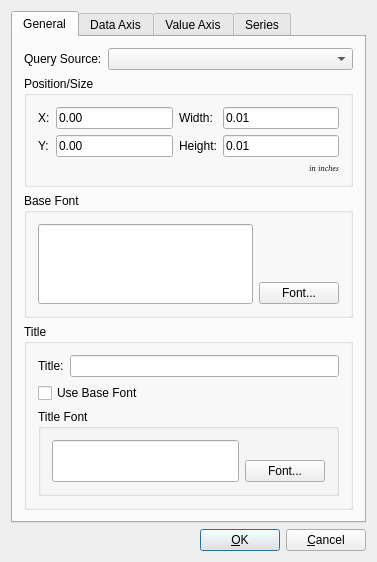
<ui version="4.0" >
 <author></author>
 <comment> * Copyright (c) 2002-2006 by OpenMFG, LLC
 *
 * This program is free software; you can redistribute it and/or modify
 * it under the terms of the GNU General Public License as published by
 * the Free Software Foundation; either version 2 of the License, or
 * (at your option) any later version.
 *
 * This program is distributed in the hope that it will be useful,
 * but WITHOUT ANY WARRANTY; without even the implied warranty of
 * MERCHANTABILITY or FITNESS FOR A PARTICULAR PURPOSE.  See the
 * GNU General Public License for more details.
 *
 * You should have received a copy of the GNU General Public License
 * along with this program; if not, write to the Free Software
 * Foundation, Inc., 59 Temple Place, Suite 330, Boston, MA  02111-1307  USA
 *
 * If you do not wish to be bound by the terms of the GNU General Public
 * License, DO NOT USE THIS SOFTWARE.  Please contact OpenMFG, LLC at
 * info@openmfg.com for details on how to purchase a commercial license.</comment>
 <exportmacro></exportmacro>
 <class>GraphEditor</class>
 <widget class="QDialog" name="GraphEditor" >
  <property name="geometry" >
   <rect>
    <x>0</x>
    <y>0</y>
    <width>377</width>
    <height>562</height>
   </rect>
  </property>
  <property name="windowTitle" >
   <string>Graph Editor</string>
  </property>
  <layout class="QVBoxLayout" >
   <property name="margin" >
    <number>11</number>
   </property>
   <property name="spacing" >
    <number>6</number>
   </property>
   <item>
    <widget class="QTabWidget" name="_tabWidget" >
     <widget class="QWidget" name="generalTab" >
      <attribute name="title" >
       <string>General</string>
      </attribute>
      <layout class="QVBoxLayout" >
       <property name="margin" >
        <number>11</number>
       </property>
       <property name="spacing" >
        <number>6</number>
       </property>
       <item>
        <layout class="QHBoxLayout" >
         <property name="margin" >
          <number>0</number>
         </property>
         <property name="spacing" >
          <number>6</number>
         </property>
         <item>
          <widget class="QLabel" name="TextLabel1_3" >
           <property name="text" >
            <string>Query Source:</string>
           </property>
          </widget>
         </item>
         <item>
          <widget class="QComboBox" name="cbQuery" >
           <property name="sizePolicy" >
            <sizepolicy>
             <hsizetype>7</hsizetype>
             <vsizetype>0</vsizetype>
             <horstretch>0</horstretch>
             <verstretch>0</verstretch>
            </sizepolicy>
           </property>
          </widget>
         </item>
        </layout>
       </item>
       <item>
        <widget class="QGroupBox" name="GroupBox1" >
         <property name="title" >
          <string>Position/Size</string>
         </property>
         <layout class="QGridLayout" >
          <property name="margin" >
           <number>11</number>
          </property>
          <property name="spacing" >
           <number>6</number>
          </property>
          <item row="1" column="3" >
           <widget class="QLineEdit" name="leHeight" >
            <property name="text" >
             <string>0.01</string>
            </property>
           </widget>
          </item>
          <item row="0" column="3" >
           <widget class="QLineEdit" name="leWidth" >
            <property name="text" >
             <string>0.01</string>
            </property>
           </widget>
          </item>
          <item row="1" column="0" >
           <widget class="QLabel" name="TextLabel2" >
            <property name="text" >
             <string>Y:</string>
            </property>
           </widget>
          </item>
          <item row="1" column="2" >
           <widget class="QLabel" name="TextLabel4" >
            <property name="text" >
             <string>Height:</string>
            </property>
           </widget>
          </item>
          <item row="0" column="0" >
           <widget class="QLabel" name="TextLabel1_3_2" >
            <property name="text" >
             <string>X:</string>
            </property>
           </widget>
          </item>
          <item row="0" column="2" >
           <widget class="QLabel" name="TextLabel3" >
            <property name="text" >
             <string>Width:</string>
            </property>
           </widget>
          </item>
          <item row="2" column="3" >
           <widget class="QLabel" name="TextLabel5" >
            <property name="font" >
             <font>
              <family>Helvetica [Cronyx]</family>
              <pointsize>6</pointsize>
              <weight>50</weight>
              <italic>true</italic>
              <bold>false</bold>
              <underline>false</underline>
              <strikeout>false</strikeout>
             </font>
            </property>
            <property name="text" >
             <string>in inches</string>
            </property>
            <property name="textFormat" >
             <enum>Qt::AutoText</enum>
            </property>
            <property name="alignment" >
             <set>Qt::AlignRight|Qt::AlignTrailing|Qt::AlignVCenter</set>
            </property>
           </widget>
          </item>
          <item row="1" column="1" >
           <widget class="QLineEdit" name="leYPos" >
            <property name="text" >
             <string>0.00</string>
            </property>
           </widget>
          </item>
          <item row="0" column="1" >
           <widget class="QLineEdit" name="leXPos" >
            <property name="text" >
             <string>0.00</string>
            </property>
           </widget>
          </item>
         </layout>
        </widget>
       </item>
       <item>
        <widget class="QGroupBox" name="GroupBox2" >
         <property name="title" >
          <string>Base Font</string>
         </property>
         <layout class="QHBoxLayout" >
          <property name="margin" >
           <number>11</number>
          </property>
          <property name="spacing" >
           <number>6</number>
          </property>
          <item>
           <widget class="QLineEdit" name="_leBaseFont" >
            <property name="sizePolicy" >
             <sizepolicy>
              <hsizetype>7</hsizetype>
              <vsizetype>7</vsizetype>
              <horstretch>0</horstretch>
              <verstretch>0</verstretch>
             </sizepolicy>
            </property>
            <property name="readOnly" >
             <bool>true</bool>
            </property>
           </widget>
          </item>
          <item>
           <layout class="QVBoxLayout" >
            <property name="margin" >
             <number>0</number>
            </property>
            <property name="spacing" >
             <number>6</number>
            </property>
            <item>
             <spacer>
              <property name="orientation" >
               <enum>Qt::Vertical</enum>
              </property>
              <property name="sizeType" >
               <enum>QSizePolicy::Expanding</enum>
              </property>
              <property name="sizeHint" >
               <size>
                <width>20</width>
                <height>20</height>
               </size>
              </property>
             </spacer>
            </item>
            <item>
             <widget class="QPushButton" name="_btnBaseFont" >
              <property name="text" >
               <string>Font...</string>
              </property>
             </widget>
            </item>
           </layout>
          </item>
         </layout>
        </widget>
       </item>
       <item>
        <widget class="QGroupBox" name="_gbTitle" >
         <property name="title" >
          <string>Title</string>
         </property>
         <layout class="QVBoxLayout" >
          <property name="margin" >
           <number>11</number>
          </property>
          <property name="spacing" >
           <number>6</number>
          </property>
          <item>
           <layout class="QHBoxLayout" >
            <property name="margin" >
             <number>0</number>
            </property>
            <property name="spacing" >
             <number>6</number>
            </property>
            <item>
             <widget class="QLabel" name="_lblTitle" >
              <property name="text" >
               <string>Title:</string>
              </property>
             </widget>
            </item>
            <item>
             <widget class="QLineEdit" name="_leTitle" />
            </item>
           </layout>
          </item>
          <item>
           <widget class="QCheckBox" name="_cbTitleUseBase" >
            <property name="text" >
             <string>Use Base Font</string>
            </property>
           </widget>
          </item>
          <item>
           <widget class="QGroupBox" name="_gbTitleFont" >
            <property name="title" >
             <string>Title Font</string>
            </property>
            <layout class="QHBoxLayout" >
             <property name="margin" >
              <number>11</number>
             </property>
             <property name="spacing" >
              <number>6</number>
             </property>
             <item>
              <widget class="QLineEdit" name="_leTitleFont" >
               <property name="sizePolicy" >
                <sizepolicy>
                 <hsizetype>7</hsizetype>
                 <vsizetype>7</vsizetype>
                 <horstretch>0</horstretch>
                 <verstretch>0</verstretch>
                </sizepolicy>
               </property>
               <property name="readOnly" >
                <bool>true</bool>
               </property>
              </widget>
             </item>
             <item>
              <layout class="QVBoxLayout" >
               <property name="margin" >
                <number>0</number>
               </property>
               <property name="spacing" >
                <number>6</number>
               </property>
               <item>
                <spacer>
                 <property name="orientation" >
                  <enum>Qt::Vertical</enum>
                 </property>
                 <property name="sizeType" >
                  <enum>QSizePolicy::Expanding</enum>
                 </property>
                 <property name="sizeHint" >
                  <size>
                   <width>20</width>
                   <height>20</height>
                  </size>
                 </property>
                </spacer>
               </item>
               <item>
                <widget class="QPushButton" name="_btnTitleFont" >
                 <property name="text" >
                  <string>Font...</string>
                 </property>
                </widget>
               </item>
              </layout>
             </item>
            </layout>
           </widget>
          </item>
         </layout>
        </widget>
       </item>
      </layout>
     </widget>
     <widget class="QWidget" name="dataTab" >
      <attribute name="title" >
       <string>Data Axis</string>
      </attribute>
      <layout class="QVBoxLayout" >
       <property name="margin" >
        <number>11</number>
       </property>
       <property name="spacing" >
        <number>6</number>
       </property>
       <item>
        <widget class="QGroupBox" name="_gbDataAxis" >
         <property name="title" >
          <string>Data Axis Labels</string>
         </property>
         <layout class="QVBoxLayout" >
          <property name="margin" >
           <number>11</number>
          </property>
          <property name="spacing" >
           <number>6</number>
          </property>
          <item>
           <layout class="QHBoxLayout" >
            <property name="margin" >
             <number>0</number>
            </property>
            <property name="spacing" >
             <number>6</number>
            </property>
            <item>
             <widget class="QLabel" name="_lblData" >
              <property name="text" >
               <string>Column:</string>
              </property>
             </widget>
            </item>
            <item>
             <widget class="QLineEdit" name="_leData" />
            </item>
           </layout>
          </item>
          <item>
           <widget class="QCheckBox" name="_cbDataUseBase" >
            <property name="text" >
             <string>Use Base Font</string>
            </property>
           </widget>
          </item>
          <item>
           <widget class="QGroupBox" name="_gbDataFont" >
            <property name="title" >
             <string>Data Axis Font</string>
            </property>
            <layout class="QHBoxLayout" >
             <property name="margin" >
              <number>11</number>
             </property>
             <property name="spacing" >
              <number>6</number>
             </property>
             <item>
              <widget class="QLineEdit" name="_leDataFont" >
               <property name="sizePolicy" >
                <sizepolicy>
                 <hsizetype>7</hsizetype>
                 <vsizetype>7</vsizetype>
                 <horstretch>0</horstretch>
                 <verstretch>0</verstretch>
                </sizepolicy>
               </property>
               <property name="readOnly" >
                <bool>true</bool>
               </property>
              </widget>
             </item>
             <item>
              <layout class="QVBoxLayout" >
               <property name="margin" >
                <number>0</number>
               </property>
               <property name="spacing" >
                <number>6</number>
               </property>
               <item>
                <spacer>
                 <property name="orientation" >
                  <enum>Qt::Vertical</enum>
                 </property>
                 <property name="sizeType" >
                  <enum>QSizePolicy::Expanding</enum>
                 </property>
                 <property name="sizeHint" >
                  <size>
                   <width>20</width>
                   <height>20</height>
                  </size>
                 </property>
                </spacer>
               </item>
               <item>
                <widget class="QPushButton" name="_btnDataFont" >
                 <property name="text" >
                  <string>Font...</string>
                 </property>
                </widget>
               </item>
              </layout>
             </item>
            </layout>
           </widget>
          </item>
         </layout>
        </widget>
       </item>
       <item>
        <widget class="QGroupBox" name="_gbDataAxisTitle" >
         <property name="title" >
          <string>Data Axis Title</string>
         </property>
         <layout class="QVBoxLayout" >
          <property name="margin" >
           <number>11</number>
          </property>
          <property name="spacing" >
           <number>6</number>
          </property>
          <item>
           <layout class="QHBoxLayout" >
            <property name="margin" >
             <number>0</number>
            </property>
            <property name="spacing" >
             <number>6</number>
            </property>
            <item>
             <widget class="QLabel" name="_lblDataTitle" >
              <property name="text" >
               <string>Title:</string>
              </property>
             </widget>
            </item>
            <item>
             <widget class="QLineEdit" name="_leDataTitle" />
            </item>
           </layout>
          </item>
          <item>
           <widget class="QCheckBox" name="_cbDataTitleUseBase" >
            <property name="text" >
             <string>Use Base Font</string>
            </property>
           </widget>
          </item>
          <item>
           <widget class="QGroupBox" name="_gbDataTitleFont" >
            <property name="title" >
             <string>Data Axis Title Font</string>
            </property>
            <layout class="QHBoxLayout" >
             <property name="margin" >
              <number>11</number>
             </property>
             <property name="spacing" >
              <number>6</number>
             </property>
             <item>
              <widget class="QLineEdit" name="_leDataTitleFont" >
               <property name="sizePolicy" >
                <sizepolicy>
                 <hsizetype>7</hsizetype>
                 <vsizetype>7</vsizetype>
                 <horstretch>0</horstretch>
                 <verstretch>0</verstretch>
                </sizepolicy>
               </property>
               <property name="readOnly" >
                <bool>true</bool>
               </property>
              </widget>
             </item>
             <item>
              <layout class="QVBoxLayout" >
               <property name="margin" >
                <number>0</number>
               </property>
               <property name="spacing" >
                <number>6</number>
               </property>
               <item>
                <spacer>
                 <property name="orientation" >
                  <enum>Qt::Vertical</enum>
                 </property>
                 <property name="sizeType" >
                  <enum>QSizePolicy::Expanding</enum>
                 </property>
                 <property name="sizeHint" >
                  <size>
                   <width>20</width>
                   <height>20</height>
                  </size>
                 </property>
                </spacer>
               </item>
               <item>
                <widget class="QPushButton" name="_btnDataTitleFont" >
                 <property name="text" >
                  <string>Font...</string>
                 </property>
                </widget>
               </item>
              </layout>
             </item>
            </layout>
           </widget>
          </item>
         </layout>
        </widget>
       </item>
      </layout>
     </widget>
     <widget class="QWidget" name="valueTab" >
      <attribute name="title" >
       <string>Value Axis</string>
      </attribute>
      <layout class="QVBoxLayout" >
       <property name="margin" >
        <number>11</number>
       </property>
       <property name="spacing" >
        <number>6</number>
       </property>
       <item>
        <layout class="QHBoxLayout" >
         <property name="margin" >
          <number>0</number>
         </property>
         <property name="spacing" >
          <number>6</number>
         </property>
         <item>
          <widget class="QLabel" name="_lblMin" >
           <property name="text" >
            <string>Min:</string>
           </property>
           <property name="alignment" >
            <set>Qt::AlignRight|Qt::AlignTrailing|Qt::AlignVCenter</set>
           </property>
          </widget>
         </item>
         <item>
          <widget class="QLineEdit" name="_leMin" />
         </item>
         <item>
          <widget class="QLabel" name="_lblMax" >
           <property name="text" >
            <string>Max:</string>
           </property>
           <property name="alignment" >
            <set>Qt::AlignRight|Qt::AlignTrailing|Qt::AlignVCenter</set>
           </property>
          </widget>
         </item>
         <item>
          <widget class="QLineEdit" name="_leMax" />
         </item>
        </layout>
       </item>
       <item>
        <widget class="QCheckBox" name="_cbAutoMinMax" >
         <property name="text" >
          <string>Expand Min/Max if needed</string>
         </property>
        </widget>
       </item>
       <item>
        <widget class="QCheckBox" name="_cbValueUseBase" >
         <property name="text" >
          <string>Use Base Font</string>
         </property>
        </widget>
       </item>
       <item>
        <widget class="QGroupBox" name="_gbValueFont" >
         <property name="title" >
          <string>Value Axis Font</string>
         </property>
         <layout class="QHBoxLayout" >
          <property name="margin" >
           <number>11</number>
          </property>
          <property name="spacing" >
           <number>6</number>
          </property>
          <item>
           <widget class="QLineEdit" name="_leValueFont" >
            <property name="sizePolicy" >
             <sizepolicy>
              <hsizetype>7</hsizetype>
              <vsizetype>7</vsizetype>
              <horstretch>0</horstretch>
              <verstretch>0</verstretch>
             </sizepolicy>
            </property>
            <property name="readOnly" >
             <bool>true</bool>
            </property>
           </widget>
          </item>
          <item>
           <layout class="QVBoxLayout" >
            <property name="margin" >
             <number>0</number>
            </property>
            <property name="spacing" >
             <number>6</number>
            </property>
            <item>
             <spacer>
              <property name="orientation" >
               <enum>Qt::Vertical</enum>
              </property>
              <property name="sizeType" >
               <enum>QSizePolicy::Expanding</enum>
              </property>
              <property name="sizeHint" >
               <size>
                <width>20</width>
                <height>20</height>
               </size>
              </property>
             </spacer>
            </item>
            <item>
             <widget class="QPushButton" name="_btnValueFont" >
              <property name="text" >
               <string>Font...</string>
              </property>
             </widget>
            </item>
           </layout>
          </item>
         </layout>
        </widget>
       </item>
       <item>
        <widget class="QGroupBox" name="_gbDataAxisTitle_2" >
         <property name="title" >
          <string>Value Axis Title</string>
         </property>
         <layout class="QVBoxLayout" >
          <property name="margin" >
           <number>11</number>
          </property>
          <property name="spacing" >
           <number>6</number>
          </property>
          <item>
           <layout class="QHBoxLayout" >
            <property name="margin" >
             <number>0</number>
            </property>
            <property name="spacing" >
             <number>6</number>
            </property>
            <item>
             <widget class="QLabel" name="_lblValueTitle" >
              <property name="text" >
               <string>Title:</string>
              </property>
             </widget>
            </item>
            <item>
             <widget class="QLineEdit" name="_leValueTitle" />
            </item>
           </layout>
          </item>
          <item>
           <widget class="QCheckBox" name="_cbValueTitleUseBase" >
            <property name="text" >
             <string>Use Base Font</string>
            </property>
           </widget>
          </item>
          <item>
           <widget class="QGroupBox" name="_gbValueTitleFont" >
            <property name="title" >
             <string>Value Axis Title Font</string>
            </property>
            <layout class="QHBoxLayout" >
             <property name="margin" >
              <number>11</number>
             </property>
             <property name="spacing" >
              <number>6</number>
             </property>
             <item>
              <widget class="QLineEdit" name="_leValueTitleFont" >
               <property name="sizePolicy" >
                <sizepolicy>
                 <hsizetype>7</hsizetype>
                 <vsizetype>7</vsizetype>
                 <horstretch>0</horstretch>
                 <verstretch>0</verstretch>
                </sizepolicy>
               </property>
               <property name="readOnly" >
                <bool>true</bool>
               </property>
              </widget>
             </item>
             <item>
              <layout class="QVBoxLayout" >
               <property name="margin" >
                <number>0</number>
               </property>
               <property name="spacing" >
                <number>6</number>
               </property>
               <item>
                <spacer>
                 <property name="orientation" >
                  <enum>Qt::Vertical</enum>
                 </property>
                 <property name="sizeType" >
                  <enum>QSizePolicy::Expanding</enum>
                 </property>
                 <property name="sizeHint" >
                  <size>
                   <width>20</width>
                   <height>20</height>
                  </size>
                 </property>
                </spacer>
               </item>
               <item>
                <widget class="QPushButton" name="_btnValueTitleFont" >
                 <property name="text" >
                  <string>Font...</string>
                 </property>
                </widget>
               </item>
              </layout>
             </item>
            </layout>
           </widget>
          </item>
         </layout>
        </widget>
       </item>
      </layout>
     </widget>
     <widget class="QWidget" name="seriesTab" >
      <attribute name="title" >
       <string>Series</string>
      </attribute>
      <layout class="QVBoxLayout" >
       <property name="margin" >
        <number>11</number>
       </property>
       <property name="spacing" >
        <number>6</number>
       </property>
       <item>
        <layout class="QHBoxLayout" >
         <property name="margin" >
          <number>0</number>
         </property>
         <property name="spacing" >
          <number>6</number>
         </property>
         <item>
          <layout class="QVBoxLayout" >
           <property name="margin" >
            <number>0</number>
           </property>
           <property name="spacing" >
            <number>6</number>
           </property>
           <item>
            <layout class="QHBoxLayout" >
             <property name="margin" >
              <number>0</number>
             </property>
             <property name="spacing" >
              <number>6</number>
             </property>
             <item>
              <widget class="QLabel" name="_lblSeries" >
               <property name="text" >
                <string>Series:</string>
               </property>
              </widget>
             </item>
             <item>
              <widget class="QComboBox" name="_cbSeries" >
               <property name="sizePolicy" >
                <sizepolicy>
                 <hsizetype>7</hsizetype>
                 <vsizetype>0</vsizetype>
                 <horstretch>0</horstretch>
                 <verstretch>0</verstretch>
                </sizepolicy>
               </property>
              </widget>
             </item>
            </layout>
           </item>
           <item>
            <spacer>
             <property name="orientation" >
              <enum>Qt::Vertical</enum>
             </property>
             <property name="sizeType" >
              <enum>QSizePolicy::Minimum</enum>
             </property>
             <property name="sizeHint" >
              <size>
               <width>20</width>
               <height>20</height>
              </size>
             </property>
            </spacer>
           </item>
          </layout>
         </item>
         <item>
          <layout class="QVBoxLayout" >
           <property name="margin" >
            <number>0</number>
           </property>
           <property name="spacing" >
            <number>6</number>
           </property>
           <item>
            <widget class="QPushButton" name="_btnNewSeries" >
             <property name="text" >
              <string>New</string>
             </property>
            </widget>
           </item>
           <item>
            <widget class="QPushButton" name="_btnRemoveSeries" >
             <property name="text" >
              <string>Remove</string>
             </property>
            </widget>
           </item>
          </layout>
         </item>
        </layout>
       </item>
       <item>
        <widget class="QGroupBox" name="_gbSeriesProperties" >
         <property name="sizePolicy" >
          <sizepolicy>
           <hsizetype>5</hsizetype>
           <vsizetype>7</vsizetype>
           <horstretch>0</horstretch>
           <verstretch>0</verstretch>
          </sizepolicy>
         </property>
         <property name="title" >
          <string>Series Properties</string>
         </property>
         <layout class="QVBoxLayout" >
          <property name="margin" >
           <number>11</number>
          </property>
          <property name="spacing" >
           <number>6</number>
          </property>
          <item>
           <layout class="QGridLayout" >
            <property name="margin" >
             <number>0</number>
            </property>
            <property name="spacing" >
             <number>6</number>
            </property>
            <item row="0" column="1" >
             <widget class="QLineEdit" name="_leSeriesName" />
            </item>
            <item row="2" column="0" >
             <widget class="QLabel" name="_lblSeriesColor" >
              <property name="text" >
               <string>Color:</string>
              </property>
             </widget>
            </item>
            <item row="2" column="1" >
             <layout class="QHBoxLayout" >
              <property name="margin" >
               <number>0</number>
              </property>
              <property name="spacing" >
               <number>6</number>
              </property>
              <item>
               <widget class="QComboBox" name="_cbColors" >
                <property name="sizePolicy" >
                 <sizepolicy>
                  <hsizetype>7</hsizetype>
                  <vsizetype>0</vsizetype>
                  <horstretch>0</horstretch>
                  <verstretch>0</verstretch>
                 </sizepolicy>
                </property>
                <property name="duplicatesEnabled" >
                 <bool>false</bool>
                </property>
               </widget>
              </item>
              <item>
               <widget class="QPushButton" name="_btnEditColors" >
                <property name="text" >
                 <string>Edit</string>
                </property>
               </widget>
              </item>
             </layout>
            </item>
            <item row="1" column="1" >
             <widget class="QLineEdit" name="_leSeriesColumn" />
            </item>
            <item row="0" column="0" >
             <widget class="QLabel" name="_lblSeriesName" >
              <property name="text" >
               <string>Name:</string>
              </property>
             </widget>
            </item>
            <item row="1" column="0" >
             <widget class="QLabel" name="_lblSeriesColumn" >
              <property name="text" >
               <string>Column:</string>
              </property>
             </widget>
            </item>
           </layout>
          </item>
          <item>
           <widget class="QGroupBox" name="_gbSeriesStyle" >
            <property name="title" >
             <string>Style</string>
            </property>
            <layout class="QVBoxLayout" >
             <property name="margin" >
              <number>11</number>
             </property>
             <property name="spacing" >
              <number>6</number>
             </property>
             <item>
              <widget class="QCheckBox" name="_cbSeriesStyleBars" >
               <property name="text" >
                <string>Bars</string>
               </property>
              </widget>
             </item>
             <item>
              <widget class="QCheckBox" name="_cbSeriesStyleLines" >
               <property name="text" >
                <string>Lines</string>
               </property>
              </widget>
             </item>
             <item>
              <widget class="QCheckBox" name="_cbSeriesStylePoints" >
               <property name="text" >
                <string>Points</string>
               </property>
              </widget>
             </item>
            </layout>
           </widget>
          </item>
         </layout>
        </widget>
       </item>
      </layout>
     </widget>
    </widget>
   </item>
   <item>
    <layout class="QHBoxLayout" >
     <property name="margin" >
      <number>0</number>
     </property>
     <property name="spacing" >
      <number>6</number>
     </property>
     <item>
      <spacer>
       <property name="orientation" >
        <enum>Qt::Horizontal</enum>
       </property>
       <property name="sizeType" >
        <enum>QSizePolicy::Expanding</enum>
       </property>
       <property name="sizeHint" >
        <size>
         <width>20</width>
         <height>20</height>
        </size>
       </property>
      </spacer>
     </item>
     <item>
      <widget class="QPushButton" name="buttonOk" >
       <property name="text" >
        <string>&amp;OK</string>
       </property>
       <property name="shortcut" >
        <string>Alt+O</string>
       </property>
       <property name="autoDefault" >
        <bool>true</bool>
       </property>
       <property name="default" >
        <bool>true</bool>
       </property>
      </widget>
     </item>
     <item>
      <widget class="QPushButton" name="buttonCancel" >
       <property name="text" >
        <string>&amp;Cancel</string>
       </property>
       <property name="shortcut" >
        <string>Alt+C</string>
       </property>
       <property name="autoDefault" >
        <bool>true</bool>
       </property>
      </widget>
     </item>
    </layout>
   </item>
  </layout>
 </widget>
 <layoutdefault spacing="6" margin="11" />
 <pixmapfunction>qPixmapFromMimeSource</pixmapfunction>
 <tabstops>
  <tabstop>_tabWidget</tabstop>
  <tabstop>cbQuery</tabstop>
  <tabstop>leXPos</tabstop>
  <tabstop>leWidth</tabstop>
  <tabstop>leYPos</tabstop>
  <tabstop>leHeight</tabstop>
  <tabstop>_leBaseFont</tabstop>
  <tabstop>_btnBaseFont</tabstop>
  <tabstop>_leTitle</tabstop>
  <tabstop>_cbTitleUseBase</tabstop>
  <tabstop>_leTitleFont</tabstop>
  <tabstop>_btnTitleFont</tabstop>
  <tabstop>_leData</tabstop>
  <tabstop>_cbDataUseBase</tabstop>
  <tabstop>_leDataFont</tabstop>
  <tabstop>_btnDataFont</tabstop>
  <tabstop>_leDataTitle</tabstop>
  <tabstop>_cbDataTitleUseBase</tabstop>
  <tabstop>_leDataTitleFont</tabstop>
  <tabstop>_btnDataTitleFont</tabstop>
  <tabstop>_leMin</tabstop>
  <tabstop>_leMax</tabstop>
  <tabstop>_cbAutoMinMax</tabstop>
  <tabstop>_cbValueUseBase</tabstop>
  <tabstop>_leValueFont</tabstop>
  <tabstop>_btnValueFont</tabstop>
  <tabstop>_leValueTitle</tabstop>
  <tabstop>_cbValueTitleUseBase</tabstop>
  <tabstop>_leValueTitleFont</tabstop>
  <tabstop>_btnValueTitleFont</tabstop>
  <tabstop>_cbSeries</tabstop>
  <tabstop>_btnNewSeries</tabstop>
  <tabstop>_btnRemoveSeries</tabstop>
  <tabstop>_leSeriesName</tabstop>
  <tabstop>_leSeriesColumn</tabstop>
  <tabstop>_cbColors</tabstop>
  <tabstop>_btnEditColors</tabstop>
  <tabstop>_cbSeriesStyleBars</tabstop>
  <tabstop>_cbSeriesStyleLines</tabstop>
  <tabstop>_cbSeriesStylePoints</tabstop>
  <tabstop>buttonOk</tabstop>
  <tabstop>buttonCancel</tabstop>
 </tabstops>
 <includes>
  <include location="global" >q3ptrlist.h</include>
  <include location="global" >parsexmlutils.h</include>
 </includes>
 <resources/>
 <connections>
  <connection>
   <sender>buttonOk</sender>
   <signal>clicked()</signal>
   <receiver>GraphEditor</receiver>
   <slot>accept()</slot>
   <hints>
    <hint type="sourcelabel" >
     <x>20</x>
     <y>20</y>
    </hint>
    <hint type="destinationlabel" >
     <x>20</x>
     <y>20</y>
    </hint>
   </hints>
  </connection>
  <connection>
   <sender>buttonCancel</sender>
   <signal>clicked()</signal>
   <receiver>GraphEditor</receiver>
   <slot>reject()</slot>
   <hints>
    <hint type="sourcelabel" >
     <x>20</x>
     <y>20</y>
    </hint>
    <hint type="destinationlabel" >
     <x>20</x>
     <y>20</y>
    </hint>
   </hints>
  </connection>
  <connection>
   <sender>_cbTitleUseBase</sender>
   <signal>toggled(bool)</signal>
   <receiver>_gbTitleFont</receiver>
   <slot>setDisabled(bool)</slot>
   <hints>
    <hint type="sourcelabel" >
     <x>20</x>
     <y>20</y>
    </hint>
    <hint type="destinationlabel" >
     <x>20</x>
     <y>20</y>
    </hint>
   </hints>
  </connection>
  <connection>
   <sender>_cbDataTitleUseBase</sender>
   <signal>toggled(bool)</signal>
   <receiver>_gbDataTitleFont</receiver>
   <slot>setDisabled(bool)</slot>
   <hints>
    <hint type="sourcelabel" >
     <x>20</x>
     <y>20</y>
    </hint>
    <hint type="destinationlabel" >
     <x>20</x>
     <y>20</y>
    </hint>
   </hints>
  </connection>
  <connection>
   <sender>_cbDataUseBase</sender>
   <signal>toggled(bool)</signal>
   <receiver>_gbDataFont</receiver>
   <slot>setDisabled(bool)</slot>
   <hints>
    <hint type="sourcelabel" >
     <x>20</x>
     <y>20</y>
    </hint>
    <hint type="destinationlabel" >
     <x>20</x>
     <y>20</y>
    </hint>
   </hints>
  </connection>
  <connection>
   <sender>_cbValueTitleUseBase</sender>
   <signal>toggled(bool)</signal>
   <receiver>_gbValueTitleFont</receiver>
   <slot>setDisabled(bool)</slot>
   <hints>
    <hint type="sourcelabel" >
     <x>20</x>
     <y>20</y>
    </hint>
    <hint type="destinationlabel" >
     <x>20</x>
     <y>20</y>
    </hint>
   </hints>
  </connection>
  <connection>
   <sender>_cbValueUseBase</sender>
   <signal>toggled(bool)</signal>
   <receiver>_gbValueFont</receiver>
   <slot>setDisabled(bool)</slot>
   <hints>
    <hint type="sourcelabel" >
     <x>20</x>
     <y>20</y>
    </hint>
    <hint type="destinationlabel" >
     <x>20</x>
     <y>20</y>
    </hint>
   </hints>
  </connection>
 </connections>
</ui>
